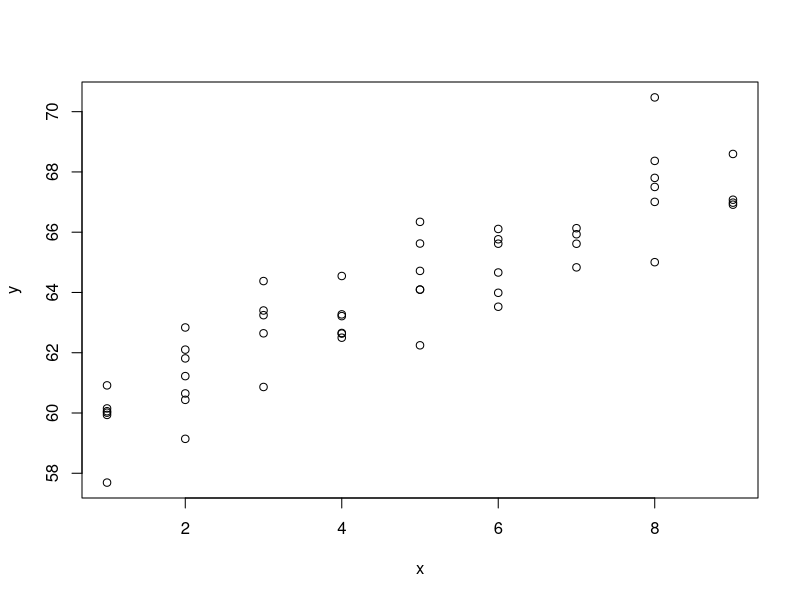
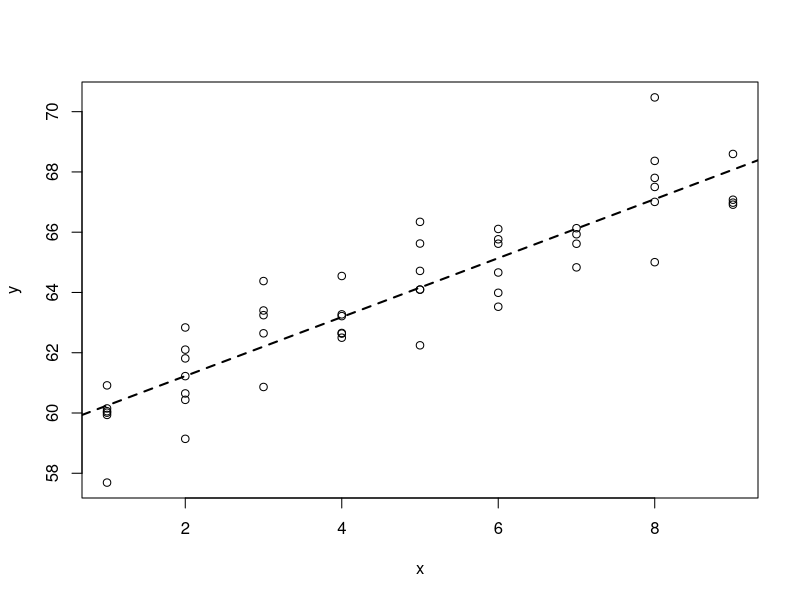
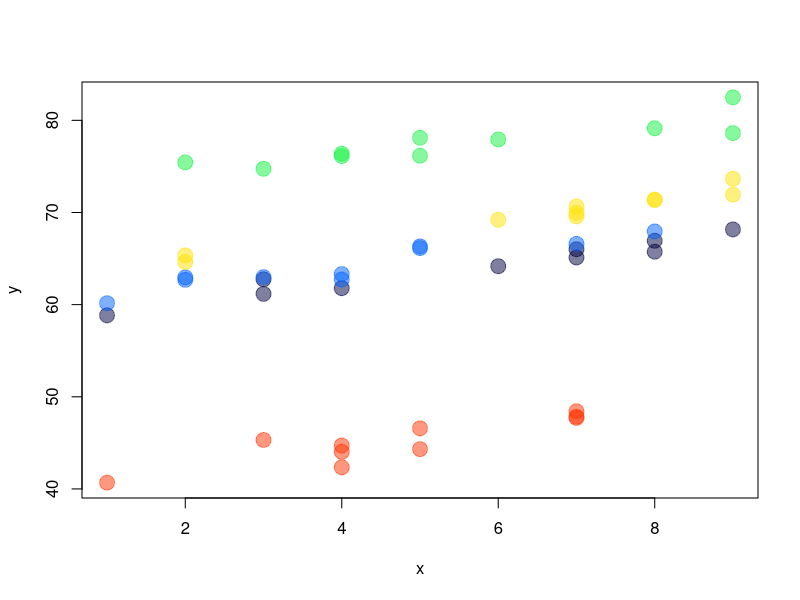
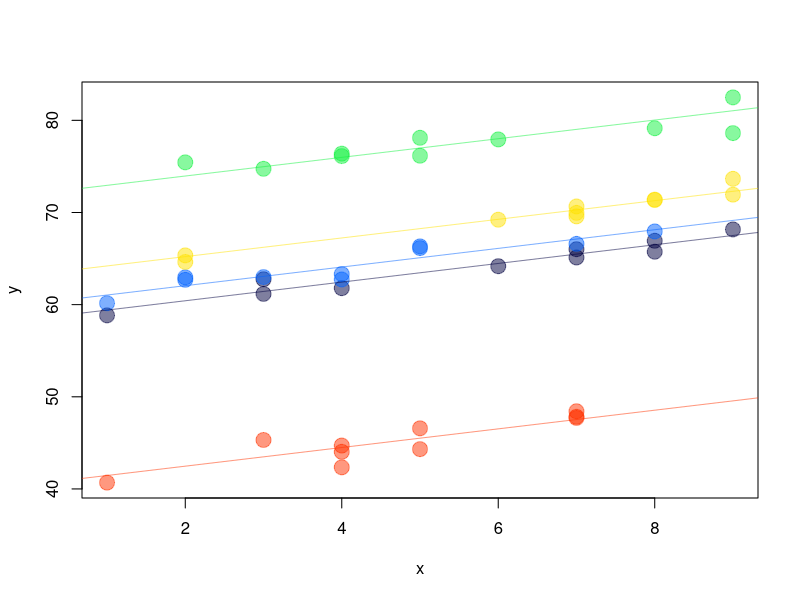
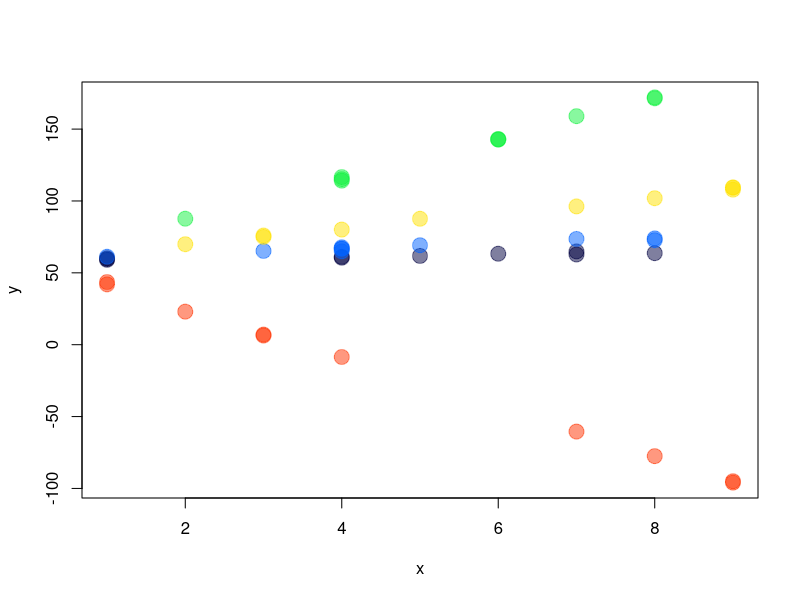
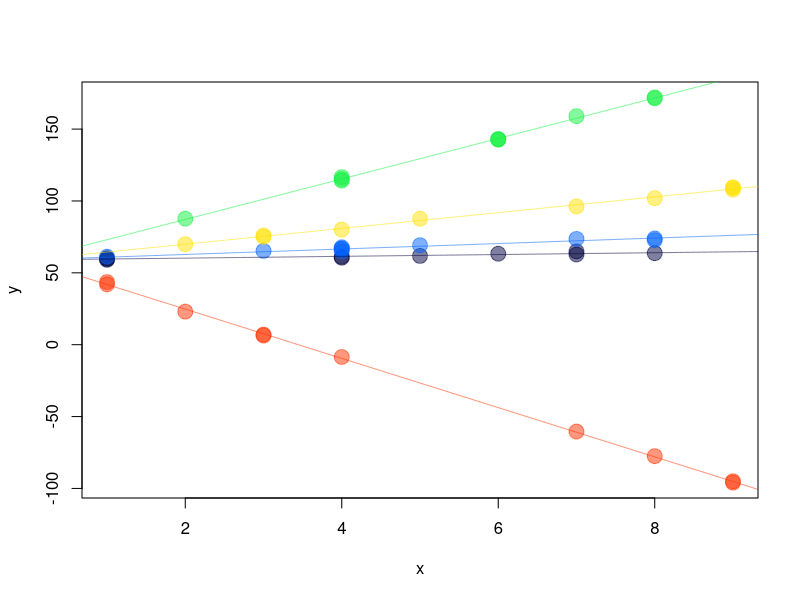
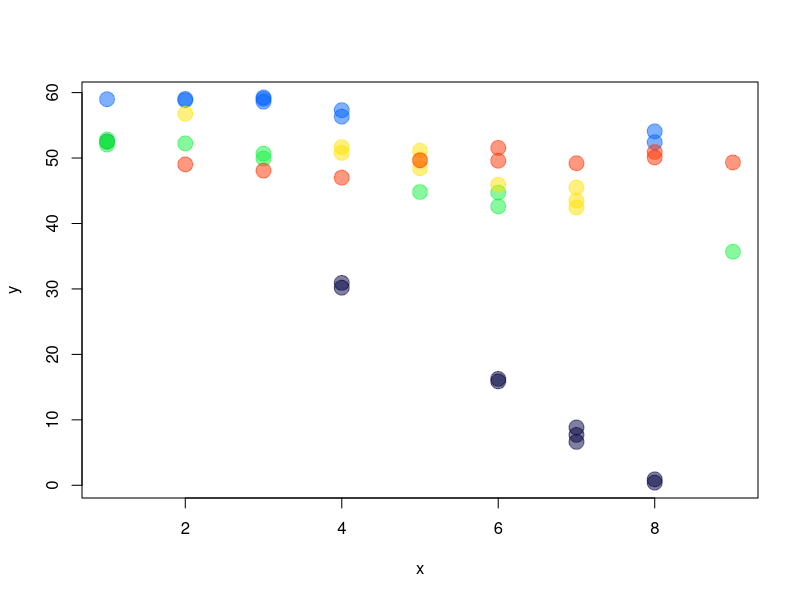
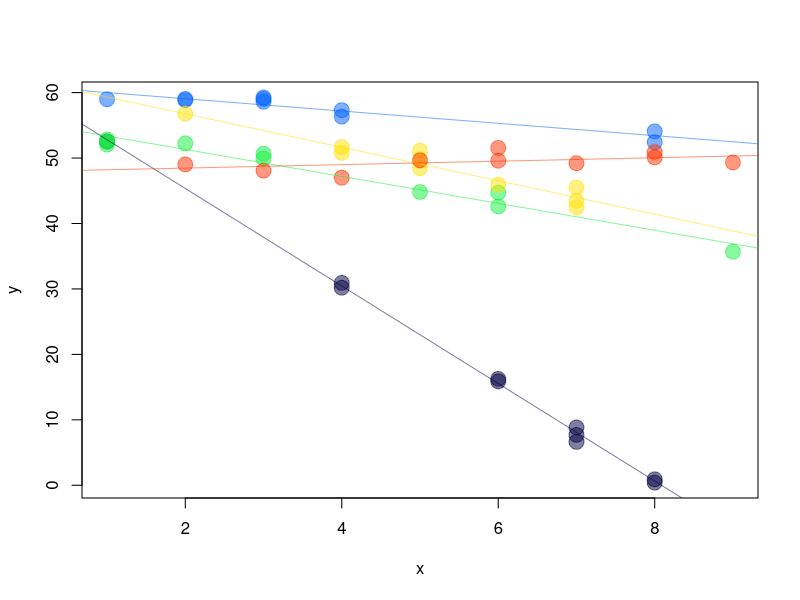

These charts were generated, in order, by the following R code:
## ---- chunk 1
knitr::opts_chunk$set(echo = TRUE, fig.width=6, fig.height=5)
## ---- chunk 2
n <- 50
x <- sample(1:9, size=n, replace=TRUE) # Uniforme discreta [1, 9]
sig <- 1
media <- 59 + 1 * x
y <- rnorm(n=n, mean=media, sd=sig)
## ---- chunk 3
plot(y ~ x)
## ---- chunk 4
mod1 <- lm(y ~ x)
c(mod1$coef, sigma=summary(mod1)$sigma)
## ---- chunk 5
plot(y ~ x)
abline(mod1, lty='dashed', lwd=2)
## ---- chunk 6
sig <- 1
sd_b0 <- 10

ng <- 5        # número de grupos
ni <- 10       # número de obs por grupo
n <- ng * ni   # número de obs total

grupo <- rep(1:5, each=ni) # Variable de agrupación

x <- sample(1:9, size=n, replace=TRUE)
b0 <- rnorm(n=ng, mean=0, sd=sd_b0)  # Vector con los cinco b0
b0_rep <- rep(b0, each=ni)           # Vector con los b0 repetidos
media <- 59 + 1 * x + b0_rep
y <- rnorm(n=n, mean=media, sd=sig)

dt <- data.frame(grupo=grupo, x=x, b0_rep, y=y)
## ---- chunk 7
dt[1:15, ]
## ---- chunk 8
colores <- c("#00004080", "#0063FF80", "#13F24080", "#FFE20180", "#FF330080")
with(dt, plot(y ~ x, pch=20, col=colores[dt$grupo], cex=3))
## ---- chunk 9
library(nlme)
mod2 <- lme(y ~ x, random = ~ 1 | grupo, data=dt)
summary(mod2)
## ---- chunk 10
fixef(mod2)
## ---- chunk 11
cbind(ranef(mod2), b0)
## ---- chunk 12
coef(mod2)
## ---- chunk 13
coef <- coef(mod2)
with(dt, plot(y ~ x, pch=20, col=colores[dt$grupo], cex=3))
for (i in 1:5) abline(a=coef[i, 1], b=coef[i, 2], col=colores[i])
## ---- chunk 14
sig <- 1
sd_b1 <- 5

ng <- 5
ni <- 10
n <- ng * ni

grupo <- rep(1:5, each=ni)
n <- ng * ni
x <- sample(1:9, size=n, replace=TRUE)
b1 <- rnorm(n=ng, mean=0, sd=sd_b0)
b1_rep <- rep(b0, each=ni)
media <- 59 + 1 * x + b1_rep * x
y <- rnorm(n=n, mean=media, sd=sig)

dt <- data.frame(grupo=grupo, x=x, b1_rep, y=y)
## ---- chunk 15
dt[1:15, ]
## ---- chunk 16
with(dt, plot(y ~ x, pch=20, col=colores[dt$grupo], cex=3))
## ---- chunk 17
mod3 <- lme(y ~ x, random = ~ -1 + x | grupo, data=dt)
summary(mod3)
## ---- chunk 18
fixef(mod3)
## ---- chunk 19
cbind(ranef(mod3), b1)
## ---- chunk 20
coef(mod3)
## ---- chunk 21
coef <- coef(mod3)
with(dt, plot(y ~ x, pch=20, col=colores[dt$grupo], cex=3))
for (i in 1:5) abline(a=coef[i, 1], b=coef[i, 2], col=colores[i])
## ---- chunk 22
ng <- 5
ni <- 10
n <- ng * ni

sig <- 1

sd_b0 <- 9     # Matriz de covarianzas de los efectos aleatorios
sd_b1 <- 4
sd_b0b1 <- -2

library(MASS)
mu <- c(0, 0)
Sigma <- matrix(c(sd_b0^2, sd_b0b1, sd_b0b1, sd_b1^2), ncol=2)
b <- mvrnorm(n=ng, mu=mu, Sigma=Sigma)
b_rep <- b[rep(1:nrow(b), each=ni), ]

grupo <- rep(1:5, each=ni)
x <- sample(1:9, size=n, replace=TRUE)
media <- 59 + 1 * x + b_rep[, 1] + b_rep[, 2] * x
y <- rnorm(n=n, mean=media, sd=sig)

dt <- data.frame(grupo=grupo, x=x, b0=b_rep[, 1], b1=b_rep[, 2], y=y)
## ---- chunk 23
dt[1:15, ]
## ---- chunk 24
with(dt, plot(y ~ x, pch=20, col=colores[dt$grupo], cex=3))
## ---- chunk 25
mod4 <- lme(y ~ x, random = ~ 1 + x | grupo, data=dt)
summary(mod4)
## ---- chunk 26
coef <- coef(mod4)
with(dt, plot(y ~ x, pch=20, col=colores[dt$grupo], cex=3))
for (i in 1:5) abline(a=coef[i, 1], b=coef[i, 2], col=colores[i])
